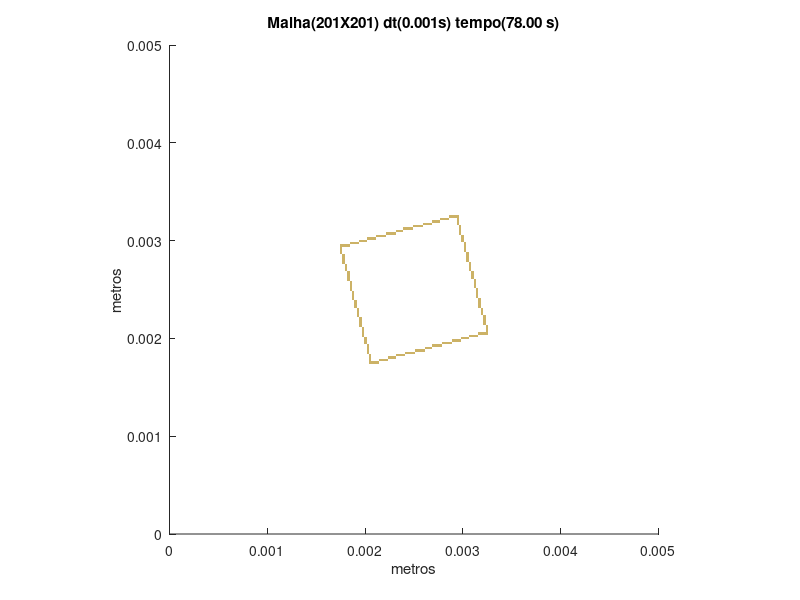

Write MATLAB code to recreate this figure.
set (gca,'PlotBoxAspectRatio',[1 1 1],'Xlim',[0,0.005],'Ylim',[0,0.005])
hold on
title('Malha(201X201) dt(0.001s) tempo(78.00 s)')
hold on
ylabel('metros')
hold on
xlabel('metros')
hold on

fill([0.00203980099502488 0.00203980099502488 0.00206467661691542 0.00206467661691542],[0.00174129353233831 0.00176616915422886 0.00176616915422886 0.00174129353233831],[0.8,0.7,0.4],'LineStyle','none')

fill([0.00206467661691542 0.00206467661691542 0.00208955223880597 0.00208955223880597],[0.00174129353233831 0.00176616915422886 0.00176616915422886 0.00174129353233831],[0.8,0.7,0.4],'LineStyle','none')

fill([0.00208955223880597 0.00208955223880597 0.00211442786069652 0.00211442786069652],[0.00174129353233831 0.00176616915422886 0.00176616915422886 0.00174129353233831],[0.8,0.7,0.4],'LineStyle','none')

fill([0.00211442786069652 0.00211442786069652 0.00213930348258706 0.00213930348258706],[0.00174129353233831 0.00176616915422886 0.00176616915422886 0.00174129353233831],[0.8,0.7,0.4],'LineStyle','none')

fill([0.00203980099502488 0.00203980099502488 0.00206467661691542 0.00206467661691542],[0.00176616915422886 0.0017910447761194 0.0017910447761194 0.00176616915422886],[0.8,0.7,0.4],'LineStyle','none')

fill([0.00213930348258706 0.00213930348258706 0.00216417910447761 0.00216417910447761],[0.00176616915422886 0.0017910447761194 0.0017910447761194 0.00176616915422886],[0.8,0.7,0.4],'LineStyle','none')

fill([0.00216417910447761 0.00216417910447761 0.00218905472636816 0.00218905472636816],[0.00176616915422886 0.0017910447761194 0.0017910447761194 0.00176616915422886],[0.8,0.7,0.4],'LineStyle','none')

fill([0.00218905472636816 0.00218905472636816 0.00221393034825871 0.00221393034825871],[0.00176616915422886 0.0017910447761194 0.0017910447761194 0.00176616915422886],[0.8,0.7,0.4],'LineStyle','none')

fill([0.00221393034825871 0.00221393034825871 0.00223880597014925 0.00223880597014925],[0.00176616915422886 0.0017910447761194 0.0017910447761194 0.00176616915422886],[0.8,0.7,0.4],'LineStyle','none')

fill([0.00203980099502488 0.00203980099502488 0.00206467661691542 0.00206467661691542],[0.0017910447761194 0.00181592039800995 0.00181592039800995 0.0017910447761194],[0.8,0.7,0.4],'LineStyle','none')

fill([0.00223880597014925 0.00223880597014925 0.0022636815920398 0.0022636815920398],[0.0017910447761194 0.00181592039800995 0.00181592039800995 0.0017910447761194],[0.8,0.7,0.4],'LineStyle','none')

fill([0.0022636815920398 0.0022636815920398 0.00228855721393035 0.00228855721393035],[0.0017910447761194 0.00181592039800995 0.00181592039800995 0.0017910447761194],[0.8,0.7,0.4],'LineStyle','none')

fill([0.00228855721393035 0.00228855721393035 0.0023134328358209 0.0023134328358209],[0.0017910447761194 0.00181592039800995 0.00181592039800995 0.0017910447761194],[0.8,0.7,0.4],'LineStyle','none')

fill([0.00203980099502488 0.00203980099502488 0.00206467661691542 0.00206467661691542],[0.00181592039800995 0.0018407960199005 0.0018407960199005 0.00181592039800995],[0.8,0.7,0.4],'LineStyle','none')

fill([0.0023134328358209 0.0023134328358209 0.00233830845771144 0.00233830845771144],[0.00181592039800995 0.0018407960199005 0.0018407960199005 0.00181592039800995],[0.8,0.7,0.4],'LineStyle','none')

fill([0.00233830845771144 0.00233830845771144 0.00236318407960199 0.00236318407960199],[0.00181592039800995 0.0018407960199005 0.0018407960199005 0.00181592039800995],[0.8,0.7,0.4],'LineStyle','none')

fill([0.00236318407960199 0.00236318407960199 0.00238805970149254 0.00238805970149254],[0.00181592039800995 0.0018407960199005 0.0018407960199005 0.00181592039800995],[0.8,0.7,0.4],'LineStyle','none')

fill([0.00238805970149254 0.00238805970149254 0.00241293532338308 0.00241293532338308],[0.00181592039800995 0.0018407960199005 0.0018407960199005 0.00181592039800995],[0.8,0.7,0.4],'LineStyle','none')

fill([0.00201492537313433 0.00201492537313433 0.00203980099502488 0.00203980099502488],[0.0018407960199005 0.00186567164179104 0.00186567164179104 0.0018407960199005],[0.8,0.7,0.4],'LineStyle','none')

fill([0.00241293532338308 0.00241293532338308 0.00243781094527363 0.00243781094527363],[0.0018407960199005 0.00186567164179104 0.00186567164179104 0.0018407960199005],[0.8,0.7,0.4],'LineStyle','none')

fill([0.00243781094527363 0.00243781094527363 0.00246268656716418 0.00246268656716418],[0.0018407960199005 0.00186567164179104 0.00186567164179104 0.0018407960199005],[0.8,0.7,0.4],'LineStyle','none')

fill([0.00246268656716418 0.00246268656716418 0.00248756218905473 0.00248756218905473],[0.0018407960199005 0.00186567164179104 0.00186567164179104 0.0018407960199005],[0.8,0.7,0.4],'LineStyle','none')

fill([0.00248756218905473 0.00248756218905473 0.00251243781094527 0.00251243781094527],[0.0018407960199005 0.00186567164179104 0.00186567164179104 0.0018407960199005],[0.8,0.7,0.4],'LineStyle','none')

fill([0.00201492537313433 0.00201492537313433 0.00203980099502488 0.00203980099502488],[0.00186567164179104 0.00189054726368159 0.00189054726368159 0.00186567164179104],[0.8,0.7,0.4],'LineStyle','none')

fill([0.00251243781094527 0.00251243781094527 0.00253731343283582 0.00253731343283582],[0.00186567164179104 0.00189054726368159 0.00189054726368159 0.00186567164179104],[0.8,0.7,0.4],'LineStyle','none')

fill([0.00253731343283582 0.00253731343283582 0.00256218905472637 0.00256218905472637],[0.00186567164179104 0.00189054726368159 0.00189054726368159 0.00186567164179104],[0.8,0.7,0.4],'LineStyle','none')

fill([0.00256218905472637 0.00256218905472637 0.00258706467661692 0.00258706467661692],[0.00186567164179104 0.00189054726368159 0.00189054726368159 0.00186567164179104],[0.8,0.7,0.4],'LineStyle','none')

fill([0.00258706467661692 0.00258706467661692 0.00261194029850746 0.00261194029850746],[0.00186567164179104 0.00189054726368159 0.00189054726368159 0.00186567164179104],[0.8,0.7,0.4],'LineStyle','none')

fill([0.00201492537313433 0.00201492537313433 0.00203980099502488 0.00203980099502488],[0.00189054726368159 0.00191542288557214 0.00191542288557214 0.00189054726368159],[0.8,0.7,0.4],'LineStyle','none')

fill([0.00261194029850746 0.00261194029850746 0.00263681592039801 0.00263681592039801],[0.00189054726368159 0.00191542288557214 0.00191542288557214 0.00189054726368159],[0.8,0.7,0.4],'LineStyle','none')

fill([0.00263681592039801 0.00263681592039801 0.00266169154228856 0.00266169154228856],[0.00189054726368159 0.00191542288557214 0.00191542288557214 0.00189054726368159],[0.8,0.7,0.4],'LineStyle','none')

fill([0.00266169154228856 0.00266169154228856 0.0026865671641791 0.0026865671641791],[0.00189054726368159 0.00191542288557214 0.00191542288557214 0.00189054726368159],[0.8,0.7,0.4],'LineStyle','none')

fill([0.00201492537313433 0.00201492537313433 0.00203980099502488 0.00203980099502488],[0.00191542288557214 0.00194029850746269 0.00194029850746269 0.00191542288557214],[0.8,0.7,0.4],'LineStyle','none')

fill([0.0026865671641791 0.0026865671641791 0.00271144278606965 0.00271144278606965],[0.00191542288557214 0.00194029850746269 0.00194029850746269 0.00191542288557214],[0.8,0.7,0.4],'LineStyle','none')

fill([0.00271144278606965 0.00271144278606965 0.0027363184079602 0.0027363184079602],[0.00191542288557214 0.00194029850746269 0.00194029850746269 0.00191542288557214],[0.8,0.7,0.4],'LineStyle','none')

fill([0.0027363184079602 0.0027363184079602 0.00276119402985075 0.00276119402985075],[0.00191542288557214 0.00194029850746269 0.00194029850746269 0.00191542288557214],[0.8,0.7,0.4],'LineStyle','none')

fill([0.00276119402985075 0.00276119402985075 0.00278606965174129 0.00278606965174129],[0.00191542288557214 0.00194029850746269 0.00194029850746269 0.00191542288557214],[0.8,0.7,0.4],'LineStyle','none')

fill([0.00199004975124378 0.00199004975124378 0.00201492537313433 0.00201492537313433],[0.00194029850746269 0.00196517412935323 0.00196517412935323 0.00194029850746269],[0.8,0.7,0.4],'LineStyle','none')

fill([0.00278606965174129 0.00278606965174129 0.00281094527363184 0.00281094527363184],[0.00194029850746269 0.00196517412935323 0.00196517412935323 0.00194029850746269],[0.8,0.7,0.4],'LineStyle','none')

fill([0.00281094527363184 0.00281094527363184 0.00283582089552239 0.00283582089552239],[0.00194029850746269 0.00196517412935323 0.00196517412935323 0.00194029850746269],[0.8,0.7,0.4],'LineStyle','none')

fill([0.00283582089552239 0.00283582089552239 0.00286069651741294 0.00286069651741294],[0.00194029850746269 0.00196517412935323 0.00196517412935323 0.00194029850746269],[0.8,0.7,0.4],'LineStyle','none')

fill([0.00286069651741294 0.00286069651741294 0.00288557213930348 0.00288557213930348],[0.00194029850746269 0.00196517412935323 0.00196517412935323 0.00194029850746269],[0.8,0.7,0.4],'LineStyle','none')

fill([0.00199004975124378 0.00199004975124378 0.00201492537313433 0.00201492537313433],[0.00196517412935323 0.00199004975124378 0.00199004975124378 0.00196517412935323],[0.8,0.7,0.4],'LineStyle','none')

fill([0.00288557213930348 0.00288557213930348 0.00291044776119403 0.00291044776119403],[0.00196517412935323 0.00199004975124378 0.00199004975124378 0.00196517412935323],[0.8,0.7,0.4],'LineStyle','none')

fill([0.00291044776119403 0.00291044776119403 0.00293532338308458 0.00293532338308458],[0.00196517412935323 0.00199004975124378 0.00199004975124378 0.00196517412935323],[0.8,0.7,0.4],'LineStyle','none')

fill([0.00293532338308458 0.00293532338308458 0.00296019900497512 0.00296019900497512],[0.00196517412935323 0.00199004975124378 0.00199004975124378 0.00196517412935323],[0.8,0.7,0.4],'LineStyle','none')

fill([0.00296019900497512 0.00296019900497512 0.00298507462686567 0.00298507462686567],[0.00196517412935323 0.00199004975124378 0.00199004975124378 0.00196517412935323],[0.8,0.7,0.4],'LineStyle','none')

fill([0.00199004975124378 0.00199004975124378 0.00201492537313433 0.00201492537313433],[0.00199004975124378 0.00201492537313433 0.00201492537313433 0.00199004975124378],[0.8,0.7,0.4],'LineStyle','none')

fill([0.00298507462686567 0.00298507462686567 0.00300995024875622 0.00300995024875622],[0.00199004975124378 0.00201492537313433 0.00201492537313433 0.00199004975124378],[0.8,0.7,0.4],'LineStyle','none')

fill([0.00300995024875622 0.00300995024875622 0.00303482587064677 0.00303482587064677],[0.00199004975124378 0.00201492537313433 0.00201492537313433 0.00199004975124378],[0.8,0.7,0.4],'LineStyle','none')

fill([0.00303482587064677 0.00303482587064677 0.00305970149253731 0.00305970149253731],[0.00199004975124378 0.00201492537313433 0.00201492537313433 0.00199004975124378],[0.8,0.7,0.4],'LineStyle','none')

fill([0.00196517412935323 0.00196517412935323 0.00199004975124378 0.00199004975124378],[0.00201492537313433 0.00203980099502488 0.00203980099502488 0.00201492537313433],[0.8,0.7,0.4],'LineStyle','none')

fill([0.00305970149253731 0.00305970149253731 0.00308457711442786 0.00308457711442786],[0.00201492537313433 0.00203980099502488 0.00203980099502488 0.00201492537313433],[0.8,0.7,0.4],'LineStyle','none')

fill([0.00308457711442786 0.00308457711442786 0.00310945273631841 0.00310945273631841],[0.00201492537313433 0.00203980099502488 0.00203980099502488 0.00201492537313433],[0.8,0.7,0.4],'LineStyle','none')

fill([0.00310945273631841 0.00310945273631841 0.00313432835820896 0.00313432835820896],[0.00201492537313433 0.00203980099502488 0.00203980099502488 0.00201492537313433],[0.8,0.7,0.4],'LineStyle','none')

fill([0.00313432835820896 0.00313432835820896 0.0031592039800995 0.0031592039800995],[0.00201492537313433 0.00203980099502488 0.00203980099502488 0.00201492537313433],[0.8,0.7,0.4],'LineStyle','none')

fill([0.00196517412935323 0.00196517412935323 0.00199004975124378 0.00199004975124378],[0.00203980099502488 0.00206467661691542 0.00206467661691542 0.00203980099502488],[0.8,0.7,0.4],'LineStyle','none')

fill([0.0031592039800995 0.0031592039800995 0.00318407960199005 0.00318407960199005],[0.00203980099502488 0.00206467661691542 0.00206467661691542 0.00203980099502488],[0.8,0.7,0.4],'LineStyle','none')

fill([0.00318407960199005 0.00318407960199005 0.0032089552238806 0.0032089552238806],[0.00203980099502488 0.00206467661691542 0.00206467661691542 0.00203980099502488],[0.8,0.7,0.4],'LineStyle','none')

fill([0.0032089552238806 0.0032089552238806 0.00323383084577114 0.00323383084577114],[0.00203980099502488 0.00206467661691542 0.00206467661691542 0.00203980099502488],[0.8,0.7,0.4],'LineStyle','none')

fill([0.00323383084577114 0.00323383084577114 0.00325870646766169 0.00325870646766169],[0.00203980099502488 0.00206467661691542 0.00206467661691542 0.00203980099502488],[0.8,0.7,0.4],'LineStyle','none')

fill([0.00196517412935323 0.00196517412935323 0.00199004975124378 0.00199004975124378],[0.00206467661691542 0.00208955223880597 0.00208955223880597 0.00206467661691542],[0.8,0.7,0.4],'LineStyle','none')

fill([0.00323383084577114 0.00323383084577114 0.00325870646766169 0.00325870646766169],[0.00206467661691542 0.00208955223880597 0.00208955223880597 0.00206467661691542],[0.8,0.7,0.4],'LineStyle','none')

fill([0.00196517412935323 0.00196517412935323 0.00199004975124378 0.00199004975124378],[0.00208955223880597 0.00211442786069652 0.00211442786069652 0.00208955223880597],[0.8,0.7,0.4],'LineStyle','none')

fill([0.00323383084577114 0.00323383084577114 0.00325870646766169 0.00325870646766169],[0.00208955223880597 0.00211442786069652 0.00211442786069652 0.00208955223880597],[0.8,0.7,0.4],'LineStyle','none')

fill([0.00194029850746269 0.00194029850746269 0.00196517412935323 0.00196517412935323],[0.00211442786069652 0.00213930348258706 0.00213930348258706 0.00211442786069652],[0.8,0.7,0.4],'LineStyle','none')

fill([0.00323383084577114 0.00323383084577114 0.00325870646766169 0.00325870646766169],[0.00211442786069652 0.00213930348258706 0.00213930348258706 0.00211442786069652],[0.8,0.7,0.4],'LineStyle','none')

fill([0.00194029850746269 0.00194029850746269 0.00196517412935323 0.00196517412935323],[0.00213930348258706 0.00216417910447761 0.00216417910447761 0.00213930348258706],[0.8,0.7,0.4],'LineStyle','none')

fill([0.0032089552238806 0.0032089552238806 0.00323383084577114 0.00323383084577114],[0.00213930348258706 0.00216417910447761 0.00216417910447761 0.00213930348258706],[0.8,0.7,0.4],'LineStyle','none')

fill([0.00194029850746269 0.00194029850746269 0.00196517412935323 0.00196517412935323],[0.00216417910447761 0.00218905472636816 0.00218905472636816 0.00216417910447761],[0.8,0.7,0.4],'LineStyle','none')

fill([0.0032089552238806 0.0032089552238806 0.00323383084577114 0.00323383084577114],[0.00216417910447761 0.00218905472636816 0.00218905472636816 0.00216417910447761],[0.8,0.7,0.4],'LineStyle','none')

fill([0.00194029850746269 0.00194029850746269 0.00196517412935323 0.00196517412935323],[0.00218905472636816 0.00221393034825871 0.00221393034825871 0.00218905472636816],[0.8,0.7,0.4],'LineStyle','none')

fill([0.0032089552238806 0.0032089552238806 0.00323383084577114 0.00323383084577114],[0.00218905472636816 0.00221393034825871 0.00221393034825871 0.00218905472636816],[0.8,0.7,0.4],'LineStyle','none')

fill([0.00191542288557214 0.00191542288557214 0.00194029850746269 0.00194029850746269],[0.00221393034825871 0.00223880597014925 0.00223880597014925 0.00221393034825871],[0.8,0.7,0.4],'LineStyle','none')

fill([0.0032089552238806 0.0032089552238806 0.00323383084577114 0.00323383084577114],[0.00221393034825871 0.00223880597014925 0.00223880597014925 0.00221393034825871],[0.8,0.7,0.4],'LineStyle','none')

fill([0.00191542288557214 0.00191542288557214 0.00194029850746269 0.00194029850746269],[0.00223880597014925 0.0022636815920398 0.0022636815920398 0.00223880597014925],[0.8,0.7,0.4],'LineStyle','none')

fill([0.00318407960199005 0.00318407960199005 0.0032089552238806 0.0032089552238806],[0.00223880597014925 0.0022636815920398 0.0022636815920398 0.00223880597014925],[0.8,0.7,0.4],'LineStyle','none')

fill([0.00191542288557214 0.00191542288557214 0.00194029850746269 0.00194029850746269],[0.0022636815920398 0.00228855721393035 0.00228855721393035 0.0022636815920398],[0.8,0.7,0.4],'LineStyle','none')

fill([0.00318407960199005 0.00318407960199005 0.0032089552238806 0.0032089552238806],[0.0022636815920398 0.00228855721393035 0.00228855721393035 0.0022636815920398],[0.8,0.7,0.4],'LineStyle','none')

fill([0.00191542288557214 0.00191542288557214 0.00194029850746269 0.00194029850746269],[0.00228855721393035 0.0023134328358209 0.0023134328358209 0.00228855721393035],[0.8,0.7,0.4],'LineStyle','none')

fill([0.00318407960199005 0.00318407960199005 0.0032089552238806 0.0032089552238806],[0.00228855721393035 0.0023134328358209 0.0023134328358209 0.00228855721393035],[0.8,0.7,0.4],'LineStyle','none')

fill([0.00189054726368159 0.00189054726368159 0.00191542288557214 0.00191542288557214],[0.0023134328358209 0.00233830845771144 0.00233830845771144 0.0023134328358209],[0.8,0.7,0.4],'LineStyle','none')

fill([0.0031592039800995 0.0031592039800995 0.00318407960199005 0.00318407960199005],[0.0023134328358209 0.00233830845771144 0.00233830845771144 0.0023134328358209],[0.8,0.7,0.4],'LineStyle','none')

fill([0.00189054726368159 0.00189054726368159 0.00191542288557214 0.00191542288557214],[0.00233830845771144 0.00236318407960199 0.00236318407960199 0.00233830845771144],[0.8,0.7,0.4],'LineStyle','none')

fill([0.0031592039800995 0.0031592039800995 0.00318407960199005 0.00318407960199005],[0.00233830845771144 0.00236318407960199 0.00236318407960199 0.00233830845771144],[0.8,0.7,0.4],'LineStyle','none')

fill([0.00189054726368159 0.00189054726368159 0.00191542288557214 0.00191542288557214],[0.00236318407960199 0.00238805970149254 0.00238805970149254 0.00236318407960199],[0.8,0.7,0.4],'LineStyle','none')

fill([0.0031592039800995 0.0031592039800995 0.00318407960199005 0.00318407960199005],[0.00236318407960199 0.00238805970149254 0.00238805970149254 0.00236318407960199],[0.8,0.7,0.4],'LineStyle','none')

fill([0.00186567164179104 0.00186567164179104 0.00189054726368159 0.00189054726368159],[0.00238805970149254 0.00241293532338308 0.00241293532338308 0.00238805970149254],[0.8,0.7,0.4],'LineStyle','none')

fill([0.0031592039800995 0.0031592039800995 0.00318407960199005 0.00318407960199005],[0.00238805970149254 0.00241293532338308 0.00241293532338308 0.00238805970149254],[0.8,0.7,0.4],'LineStyle','none')

fill([0.00186567164179104 0.00186567164179104 0.00189054726368159 0.00189054726368159],[0.00241293532338308 0.00243781094527363 0.00243781094527363 0.00241293532338308],[0.8,0.7,0.4],'LineStyle','none')

fill([0.00313432835820896 0.00313432835820896 0.0031592039800995 0.0031592039800995],[0.00241293532338308 0.00243781094527363 0.00243781094527363 0.00241293532338308],[0.8,0.7,0.4],'LineStyle','none')

fill([0.00186567164179104 0.00186567164179104 0.00189054726368159 0.00189054726368159],[0.00243781094527363 0.00246268656716418 0.00246268656716418 0.00243781094527363],[0.8,0.7,0.4],'LineStyle','none')

fill([0.00313432835820896 0.00313432835820896 0.0031592039800995 0.0031592039800995],[0.00243781094527363 0.00246268656716418 0.00246268656716418 0.00243781094527363],[0.8,0.7,0.4],'LineStyle','none')

fill([0.00186567164179104 0.00186567164179104 0.00189054726368159 0.00189054726368159],[0.00246268656716418 0.00248756218905473 0.00248756218905473 0.00246268656716418],[0.8,0.7,0.4],'LineStyle','none')

fill([0.00313432835820896 0.00313432835820896 0.0031592039800995 0.0031592039800995],[0.00246268656716418 0.00248756218905473 0.00248756218905473 0.00246268656716418],[0.8,0.7,0.4],'LineStyle','none')

fill([0.0018407960199005 0.0018407960199005 0.00186567164179104 0.00186567164179104],[0.00248756218905473 0.00251243781094527 0.00251243781094527 0.00248756218905473],[0.8,0.7,0.4],'LineStyle','none')

fill([0.00313432835820896 0.00313432835820896 0.0031592039800995 0.0031592039800995],[0.00248756218905473 0.00251243781094527 0.00251243781094527 0.00248756218905473],[0.8,0.7,0.4],'LineStyle','none')

fill([0.0018407960199005 0.0018407960199005 0.00186567164179104 0.00186567164179104],[0.00251243781094527 0.00253731343283582 0.00253731343283582 0.00251243781094527],[0.8,0.7,0.4],'LineStyle','none')

fill([0.00310945273631841 0.00310945273631841 0.00313432835820896 0.00313432835820896],[0.00251243781094527 0.00253731343283582 0.00253731343283582 0.00251243781094527],[0.8,0.7,0.4],'LineStyle','none')

fill([0.0018407960199005 0.0018407960199005 0.00186567164179104 0.00186567164179104],[0.00253731343283582 0.00256218905472637 0.00256218905472637 0.00253731343283582],[0.8,0.7,0.4],'LineStyle','none')

fill([0.00310945273631841 0.00310945273631841 0.00313432835820896 0.00313432835820896],[0.00253731343283582 0.00256218905472637 0.00256218905472637 0.00253731343283582],[0.8,0.7,0.4],'LineStyle','none')

fill([0.0018407960199005 0.0018407960199005 0.00186567164179104 0.00186567164179104],[0.00256218905472637 0.00258706467661692 0.00258706467661692 0.00256218905472637],[0.8,0.7,0.4],'LineStyle','none')

fill([0.00310945273631841 0.00310945273631841 0.00313432835820896 0.00313432835820896],[0.00256218905472637 0.00258706467661692 0.00258706467661692 0.00256218905472637],[0.8,0.7,0.4],'LineStyle','none')

fill([0.00181592039800995 0.00181592039800995 0.0018407960199005 0.0018407960199005],[0.00258706467661692 0.00261194029850746 0.00261194029850746 0.00258706467661692],[0.8,0.7,0.4],'LineStyle','none')

fill([0.00310945273631841 0.00310945273631841 0.00313432835820896 0.00313432835820896],[0.00258706467661692 0.00261194029850746 0.00261194029850746 0.00258706467661692],[0.8,0.7,0.4],'LineStyle','none')

fill([0.00181592039800995 0.00181592039800995 0.0018407960199005 0.0018407960199005],[0.00261194029850746 0.00263681592039801 0.00263681592039801 0.00261194029850746],[0.8,0.7,0.4],'LineStyle','none')

fill([0.00308457711442786 0.00308457711442786 0.00310945273631841 0.00310945273631841],[0.00261194029850746 0.00263681592039801 0.00263681592039801 0.00261194029850746],[0.8,0.7,0.4],'LineStyle','none')

fill([0.00181592039800995 0.00181592039800995 0.0018407960199005 0.0018407960199005],[0.00263681592039801 0.00266169154228856 0.00266169154228856 0.00263681592039801],[0.8,0.7,0.4],'LineStyle','none')

fill([0.00308457711442786 0.00308457711442786 0.00310945273631841 0.00310945273631841],[0.00263681592039801 0.00266169154228856 0.00266169154228856 0.00263681592039801],[0.8,0.7,0.4],'LineStyle','none')

fill([0.00181592039800995 0.00181592039800995 0.0018407960199005 0.0018407960199005],[0.00266169154228856 0.0026865671641791 0.0026865671641791 0.00266169154228856],[0.8,0.7,0.4],'LineStyle','none')

fill([0.00308457711442786 0.00308457711442786 0.00310945273631841 0.00310945273631841],[0.00266169154228856 0.0026865671641791 0.0026865671641791 0.00266169154228856],[0.8,0.7,0.4],'LineStyle','none')

fill([0.0017910447761194 0.0017910447761194 0.00181592039800995 0.00181592039800995],[0.0026865671641791 0.00271144278606965 0.00271144278606965 0.0026865671641791],[0.8,0.7,0.4],'LineStyle','none')

fill([0.00305970149253731 0.00305970149253731 0.00308457711442786 0.00308457711442786],[0.0026865671641791 0.00271144278606965 0.00271144278606965 0.0026865671641791],[0.8,0.7,0.4],'LineStyle','none')

fill([0.0017910447761194 0.0017910447761194 0.00181592039800995 0.00181592039800995],[0.00271144278606965 0.0027363184079602 0.0027363184079602 0.00271144278606965],[0.8,0.7,0.4],'LineStyle','none')

fill([0.00305970149253731 0.00305970149253731 0.00308457711442786 0.00308457711442786],[0.00271144278606965 0.0027363184079602 0.0027363184079602 0.00271144278606965],[0.8,0.7,0.4],'LineStyle','none')

fill([0.0017910447761194 0.0017910447761194 0.00181592039800995 0.00181592039800995],[0.0027363184079602 0.00276119402985075 0.00276119402985075 0.0027363184079602],[0.8,0.7,0.4],'LineStyle','none')

fill([0.00305970149253731 0.00305970149253731 0.00308457711442786 0.00308457711442786],[0.0027363184079602 0.00276119402985075 0.00276119402985075 0.0027363184079602],[0.8,0.7,0.4],'LineStyle','none')

fill([0.00176616915422886 0.00176616915422886 0.0017910447761194 0.0017910447761194],[0.00276119402985075 0.00278606965174129 0.00278606965174129 0.00276119402985075],[0.8,0.7,0.4],'LineStyle','none')

fill([0.00305970149253731 0.00305970149253731 0.00308457711442786 0.00308457711442786],[0.00276119402985075 0.00278606965174129 0.00278606965174129 0.00276119402985075],[0.8,0.7,0.4],'LineStyle','none')

fill([0.00176616915422886 0.00176616915422886 0.0017910447761194 0.0017910447761194],[0.00278606965174129 0.00281094527363184 0.00281094527363184 0.00278606965174129],[0.8,0.7,0.4],'LineStyle','none')

fill([0.00303482587064677 0.00303482587064677 0.00305970149253731 0.00305970149253731],[0.00278606965174129 0.00281094527363184 0.00281094527363184 0.00278606965174129],[0.8,0.7,0.4],'LineStyle','none')

fill([0.00176616915422886 0.00176616915422886 0.0017910447761194 0.0017910447761194],[0.00281094527363184 0.00283582089552239 0.00283582089552239 0.00281094527363184],[0.8,0.7,0.4],'LineStyle','none')

fill([0.00303482587064677 0.00303482587064677 0.00305970149253731 0.00305970149253731],[0.00281094527363184 0.00283582089552239 0.00283582089552239 0.00281094527363184],[0.8,0.7,0.4],'LineStyle','none')

fill([0.00176616915422886 0.00176616915422886 0.0017910447761194 0.0017910447761194],[0.00283582089552239 0.00286069651741294 0.00286069651741294 0.00283582089552239],[0.8,0.7,0.4],'LineStyle','none')

fill([0.00303482587064677 0.00303482587064677 0.00305970149253731 0.00305970149253731],[0.00283582089552239 0.00286069651741294 0.00286069651741294 0.00283582089552239],[0.8,0.7,0.4],'LineStyle','none')

fill([0.00174129353233831 0.00174129353233831 0.00176616915422886 0.00176616915422886],[0.00286069651741294 0.00288557213930348 0.00288557213930348 0.00286069651741294],[0.8,0.7,0.4],'LineStyle','none')

fill([0.00303482587064677 0.00303482587064677 0.00305970149253731 0.00305970149253731],[0.00286069651741294 0.00288557213930348 0.00288557213930348 0.00286069651741294],[0.8,0.7,0.4],'LineStyle','none')

fill([0.00174129353233831 0.00174129353233831 0.00176616915422886 0.00176616915422886],[0.00288557213930348 0.00291044776119403 0.00291044776119403 0.00288557213930348],[0.8,0.7,0.4],'LineStyle','none')

fill([0.00300995024875622 0.00300995024875622 0.00303482587064677 0.00303482587064677],[0.00288557213930348 0.00291044776119403 0.00291044776119403 0.00288557213930348],[0.8,0.7,0.4],'LineStyle','none')

fill([0.00174129353233831 0.00174129353233831 0.00176616915422886 0.00176616915422886],[0.00291044776119403 0.00293532338308458 0.00293532338308458 0.00291044776119403],[0.8,0.7,0.4],'LineStyle','none')

fill([0.00300995024875622 0.00300995024875622 0.00303482587064677 0.00303482587064677],[0.00291044776119403 0.00293532338308458 0.00293532338308458 0.00291044776119403],[0.8,0.7,0.4],'LineStyle','none')

fill([0.00174129353233831 0.00174129353233831 0.00176616915422886 0.00176616915422886],[0.00293532338308458 0.00296019900497512 0.00296019900497512 0.00293532338308458],[0.8,0.7,0.4],'LineStyle','none')

fill([0.00176616915422886 0.00176616915422886 0.0017910447761194 0.0017910447761194],[0.00293532338308458 0.00296019900497512 0.00296019900497512 0.00293532338308458],[0.8,0.7,0.4],'LineStyle','none')

fill([0.0017910447761194 0.0017910447761194 0.00181592039800995 0.00181592039800995],[0.00293532338308458 0.00296019900497512 0.00296019900497512 0.00293532338308458],[0.8,0.7,0.4],'LineStyle','none')

fill([0.00181592039800995 0.00181592039800995 0.0018407960199005 0.0018407960199005],[0.00293532338308458 0.00296019900497512 0.00296019900497512 0.00293532338308458],[0.8,0.7,0.4],'LineStyle','none')

fill([0.00300995024875622 0.00300995024875622 0.00303482587064677 0.00303482587064677],[0.00293532338308458 0.00296019900497512 0.00296019900497512 0.00293532338308458],[0.8,0.7,0.4],'LineStyle','none')

fill([0.0018407960199005 0.0018407960199005 0.00186567164179104 0.00186567164179104],[0.00296019900497512 0.00298507462686567 0.00298507462686567 0.00296019900497512],[0.8,0.7,0.4],'LineStyle','none')

fill([0.00186567164179104 0.00186567164179104 0.00189054726368159 0.00189054726368159],[0.00296019900497512 0.00298507462686567 0.00298507462686567 0.00296019900497512],[0.8,0.7,0.4],'LineStyle','none')

fill([0.00189054726368159 0.00189054726368159 0.00191542288557214 0.00191542288557214],[0.00296019900497512 0.00298507462686567 0.00298507462686567 0.00296019900497512],[0.8,0.7,0.4],'LineStyle','none')

fill([0.00191542288557214 0.00191542288557214 0.00194029850746269 0.00194029850746269],[0.00296019900497512 0.00298507462686567 0.00298507462686567 0.00296019900497512],[0.8,0.7,0.4],'LineStyle','none')

fill([0.00300995024875622 0.00300995024875622 0.00303482587064677 0.00303482587064677],[0.00296019900497512 0.00298507462686567 0.00298507462686567 0.00296019900497512],[0.8,0.7,0.4],'LineStyle','none')

fill([0.00194029850746269 0.00194029850746269 0.00196517412935323 0.00196517412935323],[0.00298507462686567 0.00300995024875622 0.00300995024875622 0.00298507462686567],[0.8,0.7,0.4],'LineStyle','none')

fill([0.00196517412935323 0.00196517412935323 0.00199004975124378 0.00199004975124378],[0.00298507462686567 0.00300995024875622 0.00300995024875622 0.00298507462686567],[0.8,0.7,0.4],'LineStyle','none')

fill([0.00199004975124378 0.00199004975124378 0.00201492537313433 0.00201492537313433],[0.00298507462686567 0.00300995024875622 0.00300995024875622 0.00298507462686567],[0.8,0.7,0.4],'LineStyle','none')

fill([0.00298507462686567 0.00298507462686567 0.00300995024875622 0.00300995024875622],[0.00298507462686567 0.00300995024875622 0.00300995024875622 0.00298507462686567],[0.8,0.7,0.4],'LineStyle','none')

fill([0.00201492537313433 0.00201492537313433 0.00203980099502488 0.00203980099502488],[0.00300995024875622 0.00303482587064677 0.00303482587064677 0.00300995024875622],[0.8,0.7,0.4],'LineStyle','none')

fill([0.00203980099502488 0.00203980099502488 0.00206467661691542 0.00206467661691542],[0.00300995024875622 0.00303482587064677 0.00303482587064677 0.00300995024875622],[0.8,0.7,0.4],'LineStyle','none')

fill([0.00206467661691542 0.00206467661691542 0.00208955223880597 0.00208955223880597],[0.00300995024875622 0.00303482587064677 0.00303482587064677 0.00300995024875622],[0.8,0.7,0.4],'LineStyle','none')

fill([0.00208955223880597 0.00208955223880597 0.00211442786069652 0.00211442786069652],[0.00300995024875622 0.00303482587064677 0.00303482587064677 0.00300995024875622],[0.8,0.7,0.4],'LineStyle','none')

fill([0.00298507462686567 0.00298507462686567 0.00300995024875622 0.00300995024875622],[0.00300995024875622 0.00303482587064677 0.00303482587064677 0.00300995024875622],[0.8,0.7,0.4],'LineStyle','none')

fill([0.00211442786069652 0.00211442786069652 0.00213930348258706 0.00213930348258706],[0.00303482587064677 0.00305970149253731 0.00305970149253731 0.00303482587064677],[0.8,0.7,0.4],'LineStyle','none')

fill([0.00213930348258706 0.00213930348258706 0.00216417910447761 0.00216417910447761],[0.00303482587064677 0.00305970149253731 0.00305970149253731 0.00303482587064677],[0.8,0.7,0.4],'LineStyle','none')

fill([0.00216417910447761 0.00216417910447761 0.00218905472636816 0.00218905472636816],[0.00303482587064677 0.00305970149253731 0.00305970149253731 0.00303482587064677],[0.8,0.7,0.4],'LineStyle','none')

fill([0.00218905472636816 0.00218905472636816 0.00221393034825871 0.00221393034825871],[0.00303482587064677 0.00305970149253731 0.00305970149253731 0.00303482587064677],[0.8,0.7,0.4],'LineStyle','none')

fill([0.00298507462686567 0.00298507462686567 0.00300995024875622 0.00300995024875622],[0.00303482587064677 0.00305970149253731 0.00305970149253731 0.00303482587064677],[0.8,0.7,0.4],'LineStyle','none')

fill([0.00221393034825871 0.00221393034825871 0.00223880597014925 0.00223880597014925],[0.00305970149253731 0.00308457711442786 0.00308457711442786 0.00305970149253731],[0.8,0.7,0.4],'LineStyle','none')

fill([0.00223880597014925 0.00223880597014925 0.0022636815920398 0.0022636815920398],[0.00305970149253731 0.00308457711442786 0.00308457711442786 0.00305970149253731],[0.8,0.7,0.4],'LineStyle','none')

fill([0.0022636815920398 0.0022636815920398 0.00228855721393035 0.00228855721393035],[0.00305970149253731 0.00308457711442786 0.00308457711442786 0.00305970149253731],[0.8,0.7,0.4],'LineStyle','none')

fill([0.00228855721393035 0.00228855721393035 0.0023134328358209 0.0023134328358209],[0.00305970149253731 0.00308457711442786 0.00308457711442786 0.00305970149253731],[0.8,0.7,0.4],'LineStyle','none')

fill([0.00296019900497512 0.00296019900497512 0.00298507462686567 0.00298507462686567],[0.00305970149253731 0.00308457711442786 0.00308457711442786 0.00305970149253731],[0.8,0.7,0.4],'LineStyle','none')

fill([0.0023134328358209 0.0023134328358209 0.00233830845771144 0.00233830845771144],[0.00308457711442786 0.00310945273631841 0.00310945273631841 0.00308457711442786],[0.8,0.7,0.4],'LineStyle','none')

fill([0.00233830845771144 0.00233830845771144 0.00236318407960199 0.00236318407960199],[0.00308457711442786 0.00310945273631841 0.00310945273631841 0.00308457711442786],[0.8,0.7,0.4],'LineStyle','none')

fill([0.00236318407960199 0.00236318407960199 0.00238805970149254 0.00238805970149254],[0.00308457711442786 0.00310945273631841 0.00310945273631841 0.00308457711442786],[0.8,0.7,0.4],'LineStyle','none')

fill([0.00296019900497512 0.00296019900497512 0.00298507462686567 0.00298507462686567],[0.00308457711442786 0.00310945273631841 0.00310945273631841 0.00308457711442786],[0.8,0.7,0.4],'LineStyle','none')

fill([0.00238805970149254 0.00238805970149254 0.00241293532338308 0.00241293532338308],[0.00310945273631841 0.00313432835820896 0.00313432835820896 0.00310945273631841],[0.8,0.7,0.4],'LineStyle','none')

fill([0.00241293532338308 0.00241293532338308 0.00243781094527363 0.00243781094527363],[0.00310945273631841 0.00313432835820896 0.00313432835820896 0.00310945273631841],[0.8,0.7,0.4],'LineStyle','none')

fill([0.00243781094527363 0.00243781094527363 0.00246268656716418 0.00246268656716418],[0.00310945273631841 0.00313432835820896 0.00313432835820896 0.00310945273631841],[0.8,0.7,0.4],'LineStyle','none')

fill([0.00246268656716418 0.00246268656716418 0.00248756218905473 0.00248756218905473],[0.00310945273631841 0.00313432835820896 0.00313432835820896 0.00310945273631841],[0.8,0.7,0.4],'LineStyle','none')

fill([0.00296019900497512 0.00296019900497512 0.00298507462686567 0.00298507462686567],[0.00310945273631841 0.00313432835820896 0.00313432835820896 0.00310945273631841],[0.8,0.7,0.4],'LineStyle','none')

fill([0.00248756218905473 0.00248756218905473 0.00251243781094527 0.00251243781094527],[0.00313432835820896 0.0031592039800995 0.0031592039800995 0.00313432835820896],[0.8,0.7,0.4],'LineStyle','none')

fill([0.00251243781094527 0.00251243781094527 0.00253731343283582 0.00253731343283582],[0.00313432835820896 0.0031592039800995 0.0031592039800995 0.00313432835820896],[0.8,0.7,0.4],'LineStyle','none')

fill([0.00253731343283582 0.00253731343283582 0.00256218905472637 0.00256218905472637],[0.00313432835820896 0.0031592039800995 0.0031592039800995 0.00313432835820896],[0.8,0.7,0.4],'LineStyle','none')

fill([0.00256218905472637 0.00256218905472637 0.00258706467661692 0.00258706467661692],[0.00313432835820896 0.0031592039800995 0.0031592039800995 0.00313432835820896],[0.8,0.7,0.4],'LineStyle','none')

fill([0.00296019900497512 0.00296019900497512 0.00298507462686567 0.00298507462686567],[0.00313432835820896 0.0031592039800995 0.0031592039800995 0.00313432835820896],[0.8,0.7,0.4],'LineStyle','none')

fill([0.00258706467661692 0.00258706467661692 0.00261194029850746 0.00261194029850746],[0.0031592039800995 0.00318407960199005 0.00318407960199005 0.0031592039800995],[0.8,0.7,0.4],'LineStyle','none')

fill([0.00261194029850746 0.00261194029850746 0.00263681592039801 0.00263681592039801],[0.0031592039800995 0.00318407960199005 0.00318407960199005 0.0031592039800995],[0.8,0.7,0.4],'LineStyle','none')

fill([0.00263681592039801 0.00263681592039801 0.00266169154228856 0.00266169154228856],[0.0031592039800995 0.00318407960199005 0.00318407960199005 0.0031592039800995],[0.8,0.7,0.4],'LineStyle','none')

fill([0.00266169154228856 0.00266169154228856 0.0026865671641791 0.0026865671641791],[0.0031592039800995 0.00318407960199005 0.00318407960199005 0.0031592039800995],[0.8,0.7,0.4],'LineStyle','none')

fill([0.00293532338308458 0.00293532338308458 0.00296019900497512 0.00296019900497512],[0.0031592039800995 0.00318407960199005 0.00318407960199005 0.0031592039800995],[0.8,0.7,0.4],'LineStyle','none')

fill([0.0026865671641791 0.0026865671641791 0.00271144278606965 0.00271144278606965],[0.00318407960199005 0.0032089552238806 0.0032089552238806 0.00318407960199005],[0.8,0.7,0.4],'LineStyle','none')

fill([0.00271144278606965 0.00271144278606965 0.0027363184079602 0.0027363184079602],[0.00318407960199005 0.0032089552238806 0.0032089552238806 0.00318407960199005],[0.8,0.7,0.4],'LineStyle','none')

fill([0.0027363184079602 0.0027363184079602 0.00276119402985075 0.00276119402985075],[0.00318407960199005 0.0032089552238806 0.0032089552238806 0.00318407960199005],[0.8,0.7,0.4],'LineStyle','none')

fill([0.00293532338308458 0.00293532338308458 0.00296019900497512 0.00296019900497512],[0.00318407960199005 0.0032089552238806 0.0032089552238806 0.00318407960199005],[0.8,0.7,0.4],'LineStyle','none')

fill([0.00276119402985075 0.00276119402985075 0.00278606965174129 0.00278606965174129],[0.0032089552238806 0.00323383084577114 0.00323383084577114 0.0032089552238806],[0.8,0.7,0.4],'LineStyle','none')

fill([0.00278606965174129 0.00278606965174129 0.00281094527363184 0.00281094527363184],[0.0032089552238806 0.00323383084577114 0.00323383084577114 0.0032089552238806],[0.8,0.7,0.4],'LineStyle','none')

fill([0.00281094527363184 0.00281094527363184 0.00283582089552239 0.00283582089552239],[0.0032089552238806 0.00323383084577114 0.00323383084577114 0.0032089552238806],[0.8,0.7,0.4],'LineStyle','none')

fill([0.00283582089552239 0.00283582089552239 0.00286069651741294 0.00286069651741294],[0.0032089552238806 0.00323383084577114 0.00323383084577114 0.0032089552238806],[0.8,0.7,0.4],'LineStyle','none')

fill([0.00293532338308458 0.00293532338308458 0.00296019900497512 0.00296019900497512],[0.0032089552238806 0.00323383084577114 0.00323383084577114 0.0032089552238806],[0.8,0.7,0.4],'LineStyle','none')

fill([0.00286069651741294 0.00286069651741294 0.00288557213930348 0.00288557213930348],[0.00323383084577114 0.00325870646766169 0.00325870646766169 0.00323383084577114],[0.8,0.7,0.4],'LineStyle','none')

fill([0.00288557213930348 0.00288557213930348 0.00291044776119403 0.00291044776119403],[0.00323383084577114 0.00325870646766169 0.00325870646766169 0.00323383084577114],[0.8,0.7,0.4],'LineStyle','none')

fill([0.00291044776119403 0.00291044776119403 0.00293532338308458 0.00293532338308458],[0.00323383084577114 0.00325870646766169 0.00325870646766169 0.00323383084577114],[0.8,0.7,0.4],'LineStyle','none')

fill([0.00293532338308458 0.00293532338308458 0.00296019900497512 0.00296019900497512],[0.00323383084577114 0.00325870646766169 0.00325870646766169 0.00323383084577114],[0.8,0.7,0.4],'LineStyle','none')
